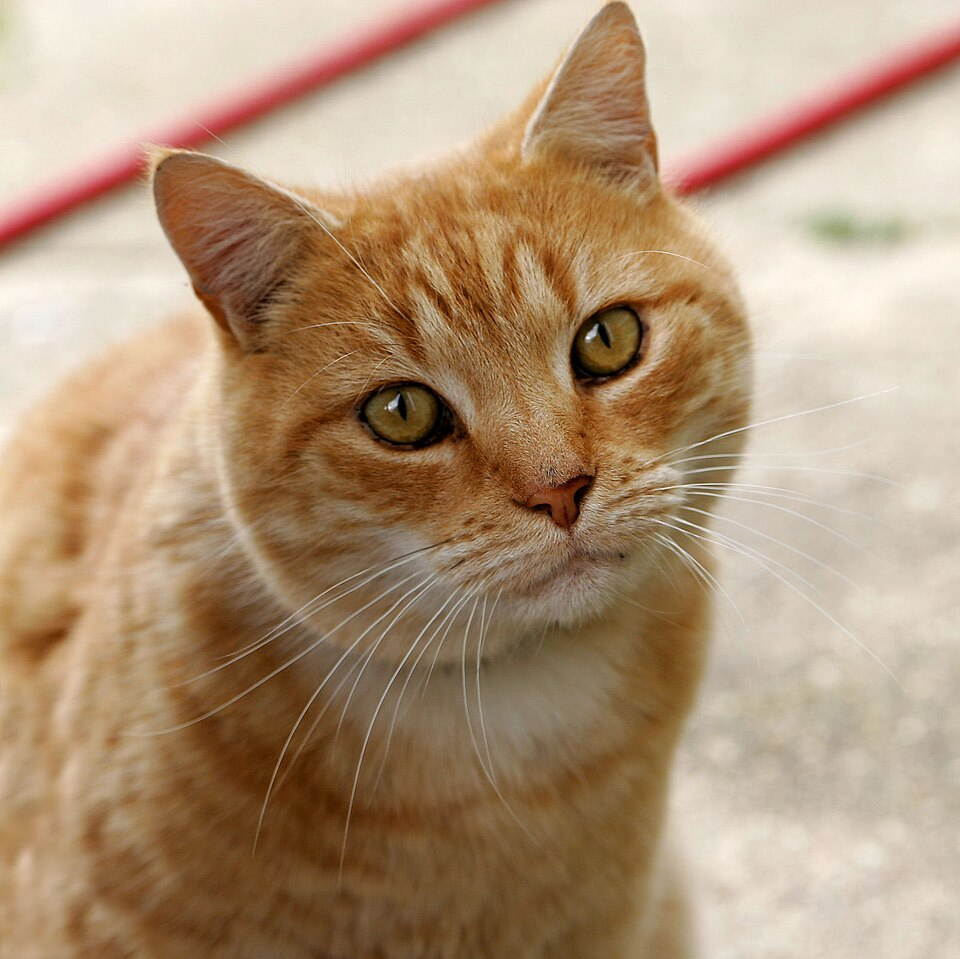
#> input picture ornek.jpg, 960 x 959 px
$ python 05_enhancement_histogram_clahe.py
#> lines starting #> are read from the running program, lines starting #| are printed output that depends on the picture
import cv2  # OpenCV kütüphanesini içe aktar
import matplotlib.pyplot as plt  # Matplotlib kütüphanesini içe aktar

gray = cv2.cvtColor(cv2.imread("ornek.jpg"), cv2.COLOR_BGR2GRAY)  # Görüntüyü oku ve gri tonlamaya çevir
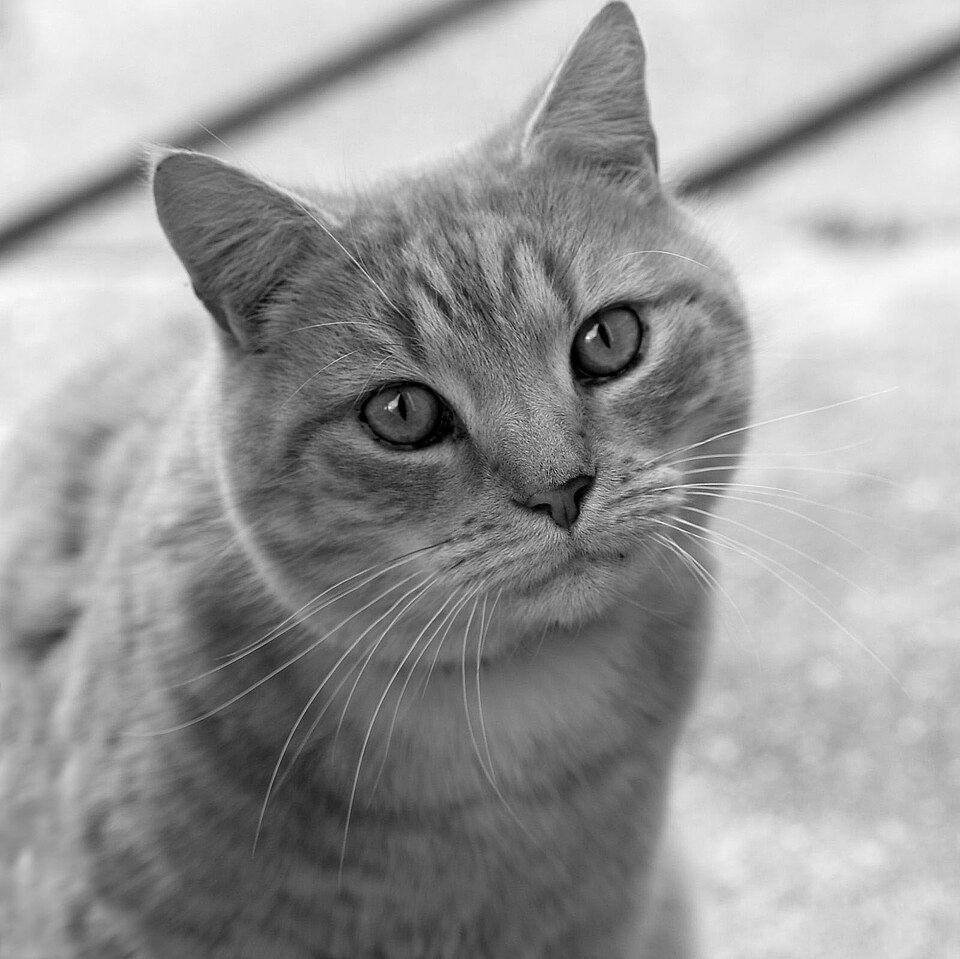
#> gray: shape (959, 960); min 0, max 254, mean 153.7

hist_eq = cv2.equalizeHist(gray)  # Histogram eşitleme uygula
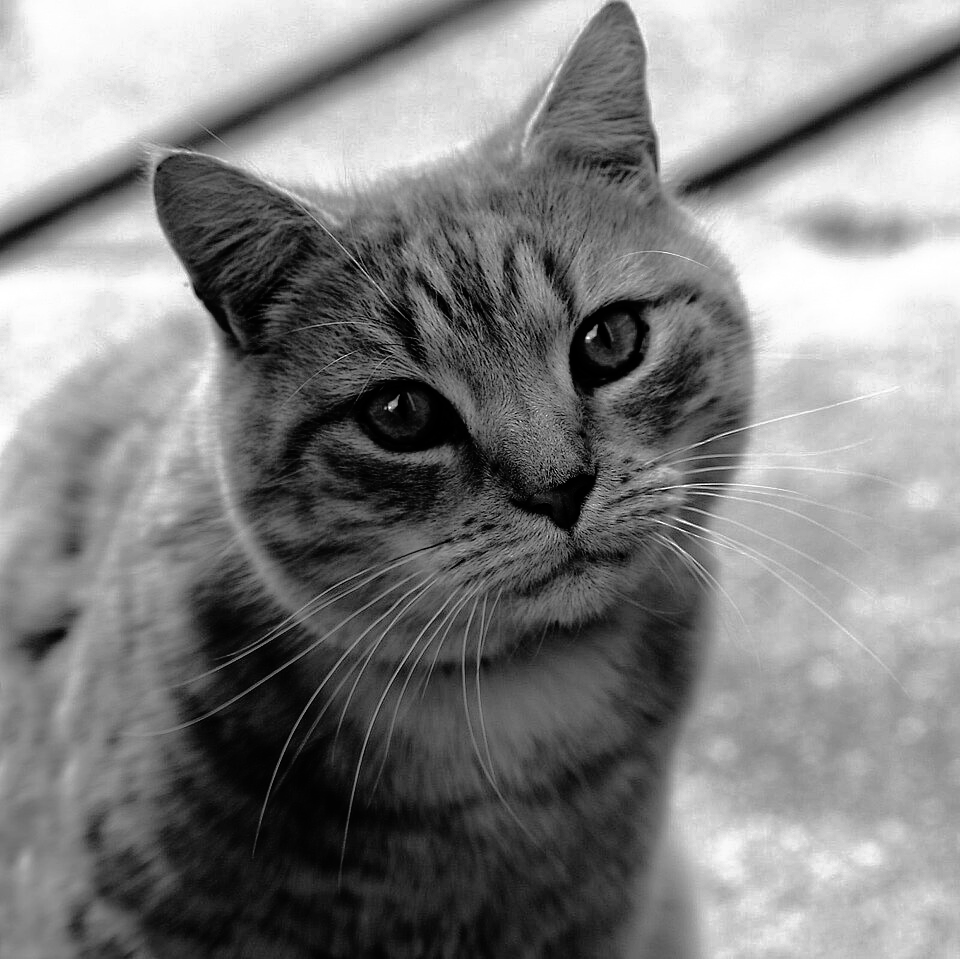
#> hist_eq: shape (959, 960); min 0, max 255, mean 128.2

clips = [1.0, 2.0, 4.0]  # CLAHE için clip limit değerleri

plt.figure(figsize=(14, 4))  # 14x4 inç boyutunda figür oluştur
plt.subplot(1, 5, 1); plt.imshow(gray, cmap="gray"); plt.title("Orijinal"); plt.axis("off")  # Orijinal görüntüyü göster
plt.subplot(1, 5, 2); plt.imshow(hist_eq, cmap="gray"); plt.title("Histogram EQ"); plt.axis("off")  # Histogram eşitlenmiş görüntü

for i, c in enumerate(clips):  # Her clip değeri için döngü
    clahe = cv2.createCLAHE(clipLimit=c, tileGridSize=(8,8))  # CLAHE nesnesi oluştur (Contrast Limited Adaptive Histogram Equalization)
    result = clahe.apply(gray)  # CLAHE uygula
    plt.subplot(1, 5, i+3)  # Alt grafiğe geç
    plt.imshow(result, cmap="gray")  # Sonucu göster
    plt.title(f"CLAHE\nclip={c}")  # Başlık ekle
    plt.axis("off")  # Eksenleri gizle
#> this loop made 3 passes
#> pass 1, `result = clahe.apply(gray)`:
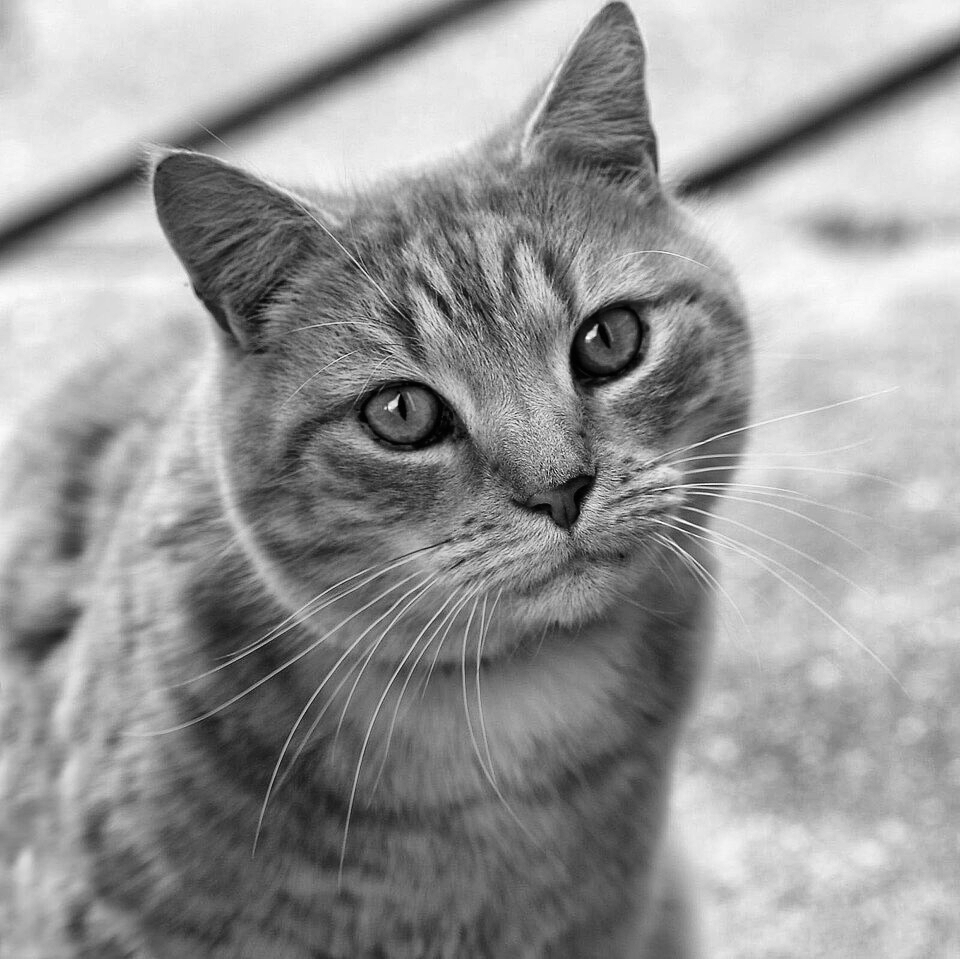
#> result: shape (959, 960); min 1, max 255, mean 151.2
#> pass 3, `result = clahe.apply(gray)`:
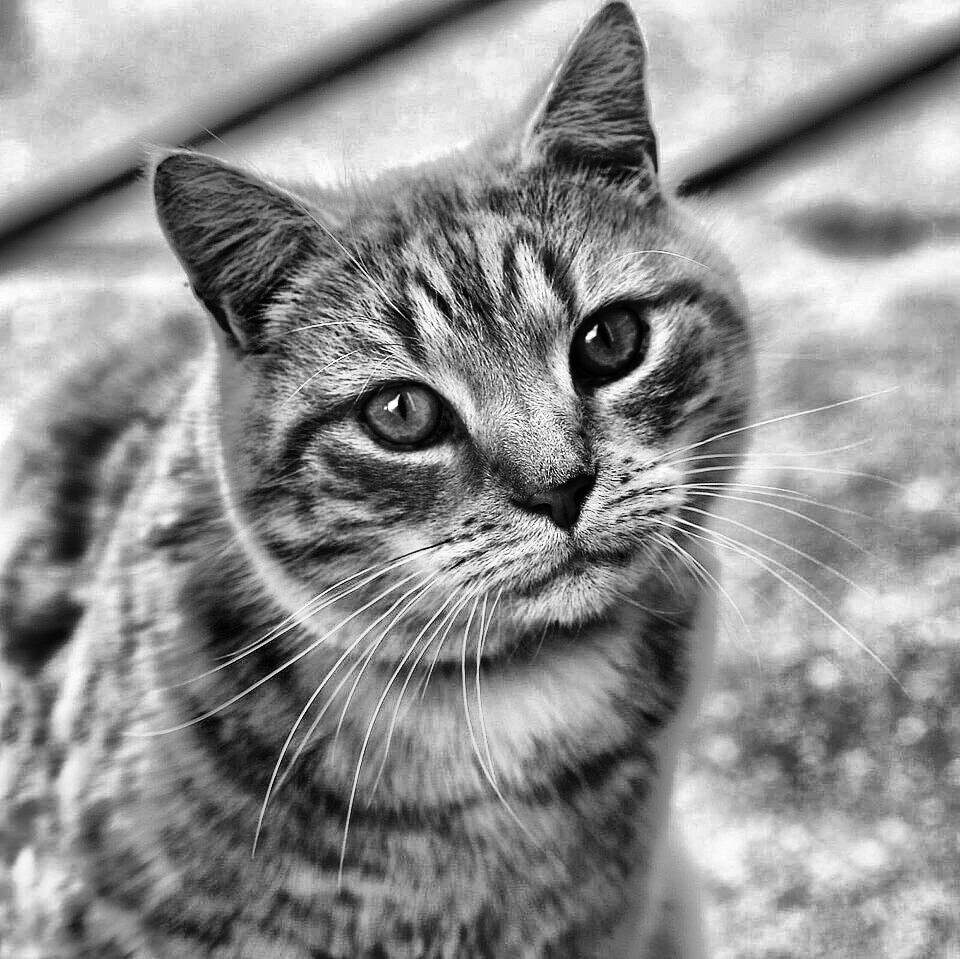
#> result: shape (959, 960); min 0, max 255, mean 143.4

plt.tight_layout()  # Alt grafikleri düzenle
plt.show()  # Tüm grafikleri göster

$ run again, with harita.png saved as ornek.jpg
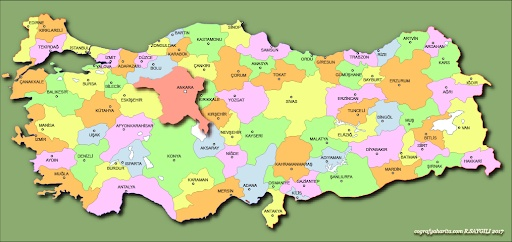
#> input picture harita.png, 512 x 242 px
#> `hist_eq = cv2.equalizeHist(gray)`:
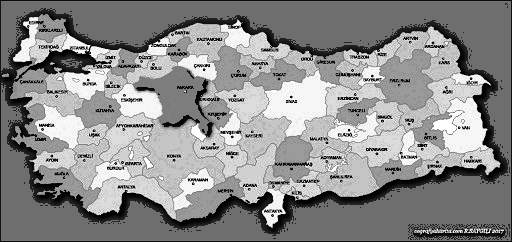
#> hist_eq: shape (242, 512); min 0, max 255, mean 140.2
#> the loop `for i, c in enumerate(clips):` made 3 passes
#> pass 3, `result = clahe.apply(gray)`:
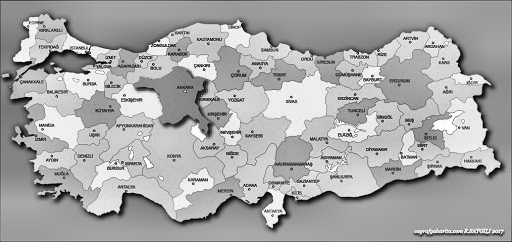
#> result: shape (242, 512); min 1, max 255, mean 167.7
